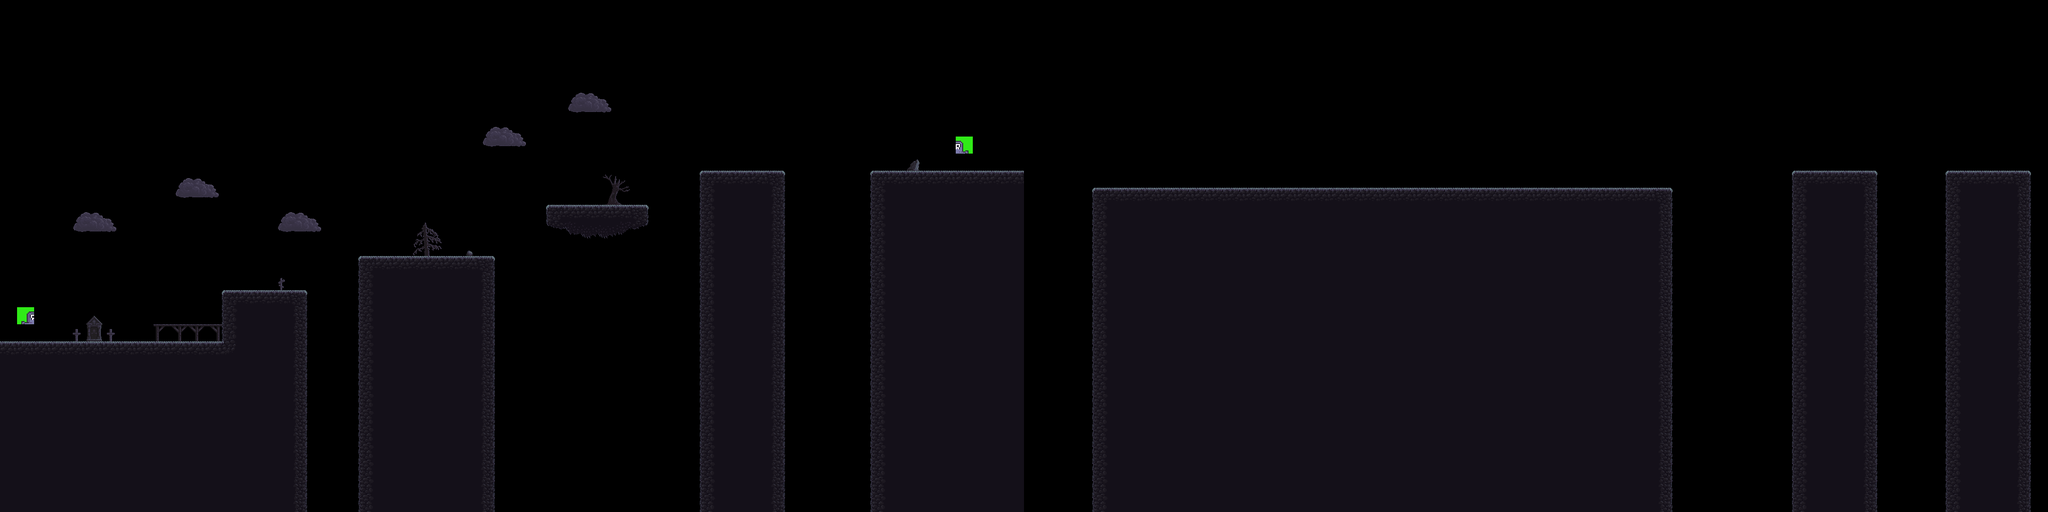

The image is a tile-based game level rendered from a .tmx file. Its description and source (layers, tilesets, objects; grid data summarised) follow:
An orthogonal 120x30 tile map with 32x32 px tiles, 4 tile layers (Tile Layer 1, Decoration, obstacle_tiles, Start_end), 2 tilesets.

<map version="1.5" tiledversion="1.7.2" orientation="orthogonal" renderorder="right-down" width="120" height="30" tilewidth="32" tileheight="32" infinite="0" nextlayerid="5" nextobjectid="1">
 <editorsettings>
  <export target="../Tilesets/lvl1_map.csv" format="csv" />
 </editorsettings>
 <tileset firstgid="1" source="../Tilesets/forest_tileset.tsx" />
 <tileset firstgid="97" source="../Tilesets/setup_tiles.tsx" />
 <layer id="1" name="Tile Layer 1" width="120" height="30">
  <data>[3600 cells, 1453 non-empty, 12 distinct tile ids]</data>
 </layer>
 <layer id="2" name="Decoration" width="120" height="30">
  <data>[3600 cells, 45 non-empty, 20 distinct tile ids]</data>
 </layer>
 <layer id="4" name="obstacle_tiles" width="120" height="30">
  <data>[3600 cells, 4 non-empty, 3 distinct tile ids]</data>
 </layer>
 <layer id="3" name="Start_end" width="120" height="30">
  <data>[3600 cells, 2 non-empty, 2 distinct tile ids]</data>
 </layer>
</map>
